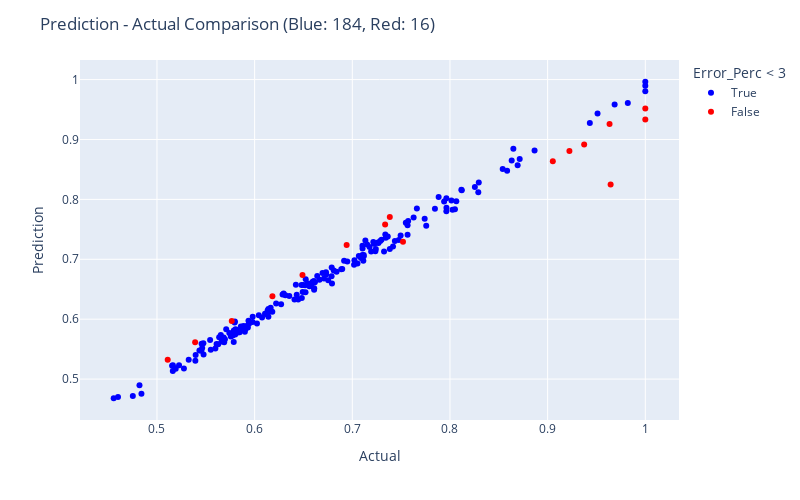

Write notebook code for a chart like this one.
### Code cell
fig = px.scatter(res, x="Actual", y="Prediction", color = "Error_Perc < 3", color_discrete_map= {True:"blue", False: "red"},
                 hover_data=["Actual", "Prediction", "Error_Perc"])

fig.update_layout(
    autosize=False,
    width=800,
    height=500,
    title_text=f"Prediction - Actual Comparison (Blue: {blue}, Red: {red})",
)

fig.show()

### Figure 1 — Plotly figure (JSON) as saved in the notebook; plotly's stock layout.template omitted (floating-point values rounded to 4 significant figures; data arrays with more than 128 entries replaced by an {"elided": "..."} marker saying what was removed)
{"data": [{"customdata": {"elided": "184x1 float values"}, "hovertemplate": "Error_Perc < 3=True<br>Actual=%{x}<br>Prediction=%{y}<br>Error_Perc=%{customdata[0]}<extra></extra>", "legendgroup": "True", "marker": {"color": "blue", "symbol": "circle"}, "mode": "markers", "name": "True", "orientation": "v", "showlegend": true, "type": "scatter", "x": {"elided": "184 float values"}, "xaxis": "x", "y": {"elided": "184 float values"}, "yaxis": "y"}, {"customdata": [[-3.886], [-4.603], [4.14], [-3.021], [-4.893], [3.34], [4.148], [3.791], [4.355], [4.279], [-14.48], [3.497], [-6.666], [-4.519], [-4.806], [3.266]], "hovertemplate": "Error_Perc < 3=False<br>Actual=%{x}<br>Prediction=%{y}<br>Error_Perc=%{customdata[0]}<extra></extra>", "legendgroup": "False", "marker": {"color": "red", "symbol": "circle"}, "mode": "markers", "name": "False", "orientation": "v", "showlegend": true, "type": "scatter", "x": [0.9634, 0.9053, 0.511, 0.7519, 0.9374, 0.7336, 0.5391, 0.649, 0.7384, 0.6942, 0.9645, 0.5766, 1, 0.9223, 1, 0.6182], "xaxis": "x", "y": [0.9259, 0.8636, 0.5322, 0.7292, 0.8916, 0.7581, 0.5615, 0.6736, 0.7705, 0.7239, 0.8248, 0.5968, 0.9333, 0.8806, 0.9519, 0.6384], "yaxis": "y"}], "layout": {"autosize": false, "height": 500, "legend": {"title": {"text": "Error_Perc < 3"}, "tracegroupgap": 0}, "margin": {"t": 60}, "title": {"text": "Prediction - Actual Comparison (Blue: 184, Red: 16)"}, "width": 800, "xaxis": {"anchor": "y", "autorange": true, "domain": [0, 1], "range": [0.4211, 1.035], "title": {"text": "Actual"}, "type": "linear"}, "yaxis": {"anchor": "x", "autorange": true, "domain": [0, 1], "range": [0.4317, 1.033], "title": {"text": "Prediction"}, "type": "linear"}}}
